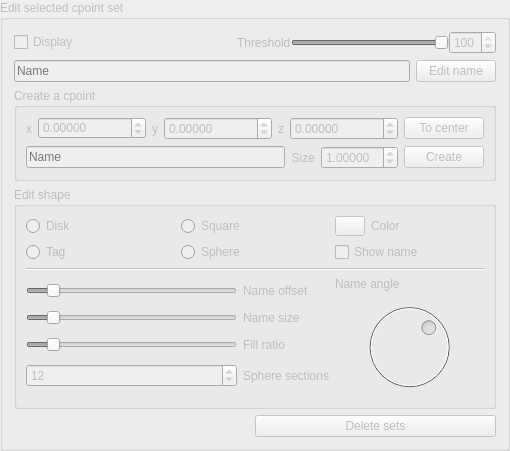
            <widget class="QGroupBox" name="edit_cpointset_parent_box">
             <property name="enabled">
              <bool>false</bool>
             </property>
             <property name="sizePolicy">
              <sizepolicy hsizetype="Ignored" vsizetype="Fixed">
               <horstretch>0</horstretch>
               <verstretch>0</verstretch>
              </sizepolicy>
             </property>
             <property name="title">
              <string>Edit selected cpoint set</string>
             </property>
             <property name="flat">
              <bool>false</bool>
             </property>
             <property name="checkable">
              <bool>false</bool>
             </property>
             <layout class="QVBoxLayout" name="verticalLayout_2">
              <item>
               <widget class="QFrame" name="edit_cpointset_box">
                <property name="frameShape">
                 <enum>QFrame::NoFrame</enum>
                </property>
                <property name="frameShadow">
                 <enum>QFrame::Raised</enum>
                </property>
                <layout class="QVBoxLayout" name="verticalLayout_8">
                 <property name="leftMargin">
                  <number>0</number>
                 </property>
                 <property name="topMargin">
                  <number>0</number>
                 </property>
                 <property name="rightMargin">
                  <number>0</number>
                 </property>
                 <property name="bottomMargin">
                  <number>0</number>
                 </property>
                 <item>
                  <layout class="QHBoxLayout" name="horizontalLayout_5">
                   <property name="spacing">
                    <number>0</number>
                   </property>
                   <item>
                    <widget class="QCheckBox" name="cpoints_display_cbx">
                     <property name="toolTip">
                      <string>Display cpointset</string>
                     </property>
                     <property name="text">
                      <string>Display</string>
                     </property>
                    </widget>
                   </item>
                   <item>
                    <spacer name="horizontalSpacer_4">
                     <property name="orientation">
                      <enum>Qt::Horizontal</enum>
                     </property>
                     <property name="sizeHint" stdset="0">
                      <size>
                       <width>40</width>
                       <height>20</height>
                      </size>
                     </property>
                    </spacer>
                   </item>
                   <item>
                    <widget class="QLabel" name="label_10">
                     <property name="toolTip">
                      <string>Threshold (percent of cpoints to show, sorted by size)</string>
                     </property>
                     <property name="text">
                      <string>Threshold</string>
                     </property>
                    </widget>
                   </item>
                   <item>
                    <widget class="QSlider" name="cpoints_threshold_slider">
                     <property name="sizePolicy">
                      <sizepolicy hsizetype="Expanding" vsizetype="Maximum">
                       <horstretch>0</horstretch>
                       <verstretch>0</verstretch>
                      </sizepolicy>
                     </property>
                     <property name="minimumSize">
                      <size>
                       <width>100</width>
                       <height>0</height>
                      </size>
                     </property>
                     <property name="toolTip">
                      <string>Threshold (percent of cpoints to show, sorted by size)</string>
                     </property>
                     <property name="maximum">
                      <number>100</number>
                     </property>
                     <property name="value">
                      <number>100</number>
                     </property>
                     <property name="orientation">
                      <enum>Qt::Horizontal</enum>
                     </property>
                    </widget>
                   </item>
                   <item>
                    <widget class="QSpinBox" name="cpoints_threshold_spinbx">
                     <property name="sizePolicy">
                      <sizepolicy hsizetype="Fixed" vsizetype="Maximum">
                       <horstretch>0</horstretch>
                       <verstretch>0</verstretch>
                      </sizepolicy>
                     </property>
                     <property name="toolTip">
                      <string>Threshold (percent of cpoints to show, sorted by size)</string>
                     </property>
                     <property name="minimum">
                      <number>0</number>
                     </property>
                     <property name="maximum">
                      <number>100</number>
                     </property>
                     <property name="value">
                      <number>100</number>
                     </property>
                    </widget>
                   </item>
                  </layout>
                 </item>
                 <item>
                  <layout class="QHBoxLayout" name="horizontalLayout_9">
                   <property name="topMargin">
                    <number>0</number>
                   </property>
                   <item>
                    <widget class="QLineEdit" name="edit_cpointset_name">
                     <property name="toolTip">
                      <string>Name of the cpoint</string>
                     </property>
                     <property name="placeholderText">
                      <string>Name</string>
                     </property>
                    </widget>
                   </item>
                   <item>
                    <widget class="QPushButton" name="edit_cpointset_name_btn">
                     <property name="text">
                      <string>Edit name</string>
                     </property>
                    </widget>
                   </item>
                  </layout>
                 </item>
                 <item>
                  <widget class="QGroupBox" name="groupBox_10">
                   <property name="sizePolicy">
                    <sizepolicy hsizetype="Preferred" vsizetype="Preferred">
                     <horstretch>0</horstretch>
                     <verstretch>0</verstretch>
                    </sizepolicy>
                   </property>
                   <property name="title">
                    <string>Create a cpoint</string>
                   </property>
                   <layout class="QVBoxLayout" name="verticalLayout">
                    <item>
                     <layout class="QHBoxLayout" name="horizontalLayout_7">
                      <property name="rightMargin">
                       <number>0</number>
                      </property>
                      <item>
                       <widget class="QLabel" name="label_14">
                        <property name="sizePolicy">
                         <sizepolicy hsizetype="Maximum" vsizetype="Preferred">
                          <horstretch>0</horstretch>
                          <verstretch>0</verstretch>
                         </sizepolicy>
                        </property>
                        <property name="text">
                         <string>x</string>
                        </property>
                        <property name="alignment">
                         <set>Qt::AlignRight|Qt::AlignTrailing|Qt::AlignVCenter</set>
                        </property>
                       </widget>
                      </item>
                      <item>
                       <widget class="QDoubleSpinBox" name="add_cpoint_coords_x">
                        <property name="styleSheet">
                         <string notr="true">QSpinBox::up-button{width:0px;}</string>
                        </property>
                        <property name="buttonSymbols">
                         <enum>QAbstractSpinBox::UpDownArrows</enum>
                        </property>
                        <property name="decimals">
                         <number>5</number>
                        </property>
                        <property name="minimum">
                         <double>-100000000000000096986267123712.000000000000000</double>
                        </property>
                        <property name="maximum">
                         <double>9999999999999999583119736832.000000000000000</double>
                        </property>
                       </widget>
                      </item>
                      <item>
                       <widget class="QLabel" name="label_15">
                        <property name="sizePolicy">
                         <sizepolicy hsizetype="Maximum" vsizetype="Preferred">
                          <horstretch>0</horstretch>
                          <verstretch>0</verstretch>
                         </sizepolicy>
                        </property>
                        <property name="text">
                         <string>y</string>
                        </property>
                        <property name="alignment">
                         <set>Qt::AlignRight|Qt::AlignTrailing|Qt::AlignVCenter</set>
                        </property>
                       </widget>
                      </item>
                      <item>
                       <widget class="QDoubleSpinBox" name="add_cpoint_coords_y">
                        <property name="buttonSymbols">
                         <enum>QAbstractSpinBox::UpDownArrows</enum>
                        </property>
                        <property name="decimals">
                         <number>5</number>
                        </property>
                        <property name="minimum">
                         <double>-100000000000000096986267123712.000000000000000</double>
                        </property>
                        <property name="maximum">
                         <double>9999999999999999583119736832.000000000000000</double>
                        </property>
                       </widget>
                      </item>
                      <item>
                       <widget class="QLabel" name="label_16">
                        <property name="sizePolicy">
                         <sizepolicy hsizetype="Maximum" vsizetype="Preferred">
                          <horstretch>0</horstretch>
                          <verstretch>0</verstretch>
                         </sizepolicy>
                        </property>
                        <property name="text">
                         <string>z</string>
                        </property>
                        <property name="alignment">
                         <set>Qt::AlignRight|Qt::AlignTrailing|Qt::AlignVCenter</set>
                        </property>
                       </widget>
                      </item>
                      <item>
                       <widget class="QDoubleSpinBox" name="add_cpoint_coords_z">
                        <property name="buttonSymbols">
                         <enum>QAbstractSpinBox::UpDownArrows</enum>
                        </property>
                        <property name="decimals">
                         <number>5</number>
                        </property>
                        <property name="minimum">
                         <double>-100000000000000096986267123712.000000000000000</double>
                        </property>
                        <property name="maximum">
                         <double>9999999999999999583119736832.000000000000000</double>
                        </property>
                       </widget>
                      </item>
                      <item>
                       <widget class="QPushButton" name="add_cpoint_center_coord_btn">
                        <property name="toolTip">
                         <string>Set coordinates to center of the screen</string>
                        </property>
                        <property name="text">
                         <string>To center</string>
                        </property>
                       </widget>
                      </item>
                     </layout>
                    </item>
                    <item>
                     <layout class="QHBoxLayout" name="horizontalLayout_6">
                      <property name="bottomMargin">
                       <number>0</number>
                      </property>
                      <item>
                       <widget class="QLineEdit" name="add_cpoint_name">
                        <property name="toolTip">
                         <string>Name of the cpoint</string>
                        </property>
                        <property name="placeholderText">
                         <string>Name</string>
                        </property>
                       </widget>
                      </item>
                      <item>
                       <widget class="QLabel" name="label_12">
                        <property name="sizePolicy">
                         <sizepolicy hsizetype="Maximum" vsizetype="Preferred">
                          <horstretch>0</horstretch>
                          <verstretch>0</verstretch>
                         </sizepolicy>
                        </property>
                        <property name="text">
                         <string>Size</string>
                        </property>
                        <property name="alignment">
                         <set>Qt::AlignRight|Qt::AlignTrailing|Qt::AlignVCenter</set>
                        </property>
                       </widget>
                      </item>
                      <item>
                       <widget class="QDoubleSpinBox" name="add_cpoint_coords_size">
                        <property name="toolTip">
                         <string>Size of the cpoint</string>
                        </property>
                        <property name="buttonSymbols">
                         <enum>QAbstractSpinBox::UpDownArrows</enum>
                        </property>
                        <property name="decimals">
                         <number>5</number>
                        </property>
                        <property name="value">
                         <double>1.000000000000000</double>
                        </property>
                       </widget>
                      </item>
                      <item>
                       <widget class="QPushButton" name="add_cpoint_btn">
                        <property name="sizePolicy">
                         <sizepolicy hsizetype="Maximum" vsizetype="Fixed">
                          <horstretch>0</horstretch>
                          <verstretch>0</verstretch>
                         </sizepolicy>
                        </property>
                        <property name="toolTip">
                         <string>Add a cpoint to selected cpointset</string>
                        </property>
                        <property name="text">
                         <string>Create</string>
                        </property>
                       </widget>
                      </item>
                     </layout>
                    </item>
                   </layout>
                  </widget>
                 </item>
                 <item>
                  <widget class="QGroupBox" name="groupBox_11">
                   <property name="title">
                    <string>Edit shape</string>
                   </property>
                   <layout class="QGridLayout" name="gridLayout_11">
                    <item row="2" column="1">
                     <widget class="QRadioButton" name="shape_radio_sphere">
                      <property name="toolTip">
                       <string>Change cpoints shape to sphere</string>
                      </property>
                      <property name="text">
                       <string>Sphere</string>
                      </property>
                     </widget>
                    </item>
                    <item row="6" column="2" rowspan="2">
                     <layout class="QVBoxLayout" name="verticalLayout_9">
                      <item>
                       <widget class="QLabel" name="label_23">
                        <property name="text">
                         <string>Name angle</string>
                        </property>
                       </widget>
                      </item>
                      <item>
                       <widget class="QDial" name="edit_shape_name_angle">
                        <property name="maximum">
                         <number>360</number>
                        </property>
                        <property name="pageStep">
                         <number>5</number>
                        </property>
                        <property name="value">
                         <number>135</number>
                        </property>
                        <property name="invertedAppearance">
                         <bool>true</bool>
                        </property>
                        <property name="wrapping">
                         <bool>true</bool>
                        </property>
                       </widget>
                      </item>
                     </layout>
                    </item>
                    <item row="0" column="0">
                     <widget class="QRadioButton" name="shape_radio_disk">
                      <property name="toolTip">
                       <string>Change cpoints shape to circle</string>
                      </property>
                      <property name="text">
                       <string>Disk</string>
                      </property>
                     </widget>
                    </item>
                    <item row="0" column="1">
                     <widget class="QRadioButton" name="shape_radio_square">
                      <property name="toolTip">
                       <string>Change cpoints shape to square</string>
                      </property>
                      <property name="text">
                       <string>Square</string>
                      </property>
                     </widget>
                    </item>
                    <item row="6" column="0" rowspan="2" colspan="2">
                     <layout class="QGridLayout" name="gridLayout_12">
                      <property name="topMargin">
                       <number>0</number>
                      </property>
                      <item row="1" column="1">
                       <widget class="QLabel" name="label_24">
                        <property name="text">
                         <string>Name size</string>
                        </property>
                       </widget>
                      </item>
                      <item row="0" column="0">
                       <widget class="QSlider" name="edit_shape_name_offset">
                        <property name="sizePolicy">
                         <sizepolicy hsizetype="Preferred" vsizetype="Fixed">
                          <horstretch>0</horstretch>
                          <verstretch>0</verstretch>
                         </sizepolicy>
                        </property>
                        <property name="pageStep">
                         <number>1</number>
                        </property>
                        <property name="value">
                         <number>10</number>
                        </property>
                        <property name="orientation">
                         <enum>Qt::Horizontal</enum>
                        </property>
                       </widget>
                      </item>
                      <item row="2" column="0">
                       <widget class="QSlider" name="edit_shape_fill_ratio">
                        <property name="sizePolicy">
                         <sizepolicy hsizetype="Preferred" vsizetype="Fixed">
                          <horstretch>0</horstretch>
                          <verstretch>0</verstretch>
                         </sizepolicy>
                        </property>
                        <property name="maximum">
                         <number>100</number>
                        </property>
                        <property name="pageStep">
                         <number>1</number>
                        </property>
                        <property name="value">
                         <number>10</number>
                        </property>
                        <property name="orientation">
                         <enum>Qt::Horizontal</enum>
                        </property>
                       </widget>
                      </item>
                      <item row="0" column="1">
                       <widget class="QLabel" name="label_22">
                        <property name="text">
                         <string>Name offset</string>
                        </property>
                       </widget>
                      </item>
                      <item row="2" column="1">
                       <widget class="QLabel" name="label_17">
                        <property name="text">
                         <string>Fill ratio</string>
                        </property>
                       </widget>
                      </item>
                      <item row="1" column="0">
                       <widget class="QSlider" name="edit_shape_name_size_factor">
                        <property name="pageStep">
                         <number>1</number>
                        </property>
                        <property name="value">
                         <number>10</number>
                        </property>
                        <property name="orientation">
                         <enum>Qt::Horizontal</enum>
                        </property>
                       </widget>
                      </item>
                      <item row="3" column="0">
                       <widget class="QSpinBox" name="edit_shape_nb_sphere_sections">
                        <property name="sizePolicy">
                         <sizepolicy hsizetype="Preferred" vsizetype="Fixed">
                          <horstretch>0</horstretch>
                          <verstretch>0</verstretch>
                         </sizepolicy>
                        </property>
                        <property name="minimum">
                         <number>4</number>
                        </property>
                        <property name="maximum">
                         <number>1024</number>
                        </property>
                        <property name="singleStep">
                         <number>2</number>
                        </property>
                        <property name="value">
                         <number>12</number>
                        </property>
                       </widget>
                      </item>
                      <item row="3" column="1">
                       <widget class="QLabel" name="label_11">
                        <property name="text">
                         <string>Sphere sections</string>
                        </property>
                       </widget>
                      </item>
                     </layout>
                    </item>
                    <item row="2" column="2">
                     <widget class="QCheckBox" name="shape_show_name_cbx">
                      <property name="toolTip">
                       <string>Display cpoints name</string>
                      </property>
                      <property name="text">
                       <string>Show name</string>
                      </property>
                     </widget>
                    </item>
                    <item row="0" column="2">
                     <layout class="QHBoxLayout" name="horizontalLayout_8">
                      <item>
                       <widget class="QPushButton" name="color_picker_button">
                        <property name="maximumSize">
                         <size>
                          <width>30</width>
                          <height>20</height>
                         </size>
                        </property>
                        <property name="toolTip">
                         <string>Set color of the selected cpointset</string>
                        </property>
                        <property name="text">
                         <string/>
                        </property>
                       </widget>
                      </item>
                      <item>
                       <widget class="QLabel" name="label_13">
                        <property name="text">
                         <string>Color</string>
                        </property>
                        <property name="alignment">
                         <set>Qt::AlignLeading|Qt::AlignLeft|Qt::AlignVCenter</set>
                        </property>
                       </widget>
                      </item>
                     </layout>
                    </item>
                    <item row="2" column="0">
                     <widget class="QRadioButton" name="shape_radio_tag">
                      <property name="toolTip">
                       <string>Change cpoints shape to tag</string>
                      </property>
                      <property name="text">
                       <string>Tag</string>
                      </property>
                     </widget>
                    </item>
                    <item row="4" column="0" colspan="3">
                     <widget class="Line" name="line">
                      <property name="orientation">
                       <enum>Qt::Horizontal</enum>
                      </property>
                     </widget>
                    </item>
                   </layout>
                  </widget>
                 </item>
                </layout>
               </widget>
              </item>
              <item>
               <layout class="QHBoxLayout" name="delete_cpointset_layout">
                <property name="spacing">
                 <number>0</number>
                </property>
                <item>
                 <spacer name="horizontalSpacer_7">
                  <property name="orientation">
                   <enum>Qt::Horizontal</enum>
                  </property>
                  <property name="sizeType">
                   <enum>QSizePolicy::Expanding</enum>
                  </property>
                  <property name="sizeHint" stdset="0">
                   <size>
                    <width>40</width>
                    <height>20</height>
                   </size>
                  </property>
                 </spacer>
                </item>
                <item>
                 <widget class="QPushButton" name="delete_cpointset_btn">
                  <property name="sizePolicy">
                   <sizepolicy hsizetype="Expanding" vsizetype="Fixed">
                    <horstretch>0</horstretch>
                    <verstretch>0</verstretch>
                   </sizepolicy>
                  </property>
                  <property name="toolTip">
                   <string>Delete selected cpointset (hold shift to ignore confirmation)</string>
                  </property>
                  <property name="text">
                   <string>Delete sets</string>
                  </property>
                 </widget>
                </item>
               </layout>
              </item>
             </layout>
            </widget>
